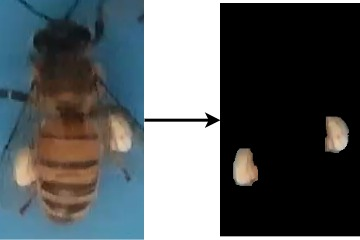
#> input picture Images/Pollen_Segment.jpg, 360 x 240 px
$ python -i GUI.py   (imports and definitions only)
#> lines starting #> are read from the running program, lines starting #| are printed output that depends on the picture; after the words box and inside, x2 and y2 are one past the last pixel; in counts of white or black regions, pixels touching at a corner belong together
#> further down, picture is the input picture: shape (240, 360, 3); mean B, G, R 97, 95.2, 90
import sys
from PyQt5.QtWidgets import *
from PyQt5.QtGui import *
from PyQt5.QtCore import *
import cv2
import numpy as np


def pro_img(image):

    noise_height = max(0, min(image.shape[0], 50))
#> noise_height = 50
    # Loại bỏ nhiễu bằng cách chuyển các pixel trong phía trên của ảnh thành màu đen
    image[:noise_height, :, :] = [0, 0, 0]
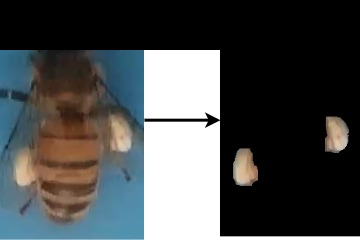
#> image: shape (240, 360, 3); mean B, G, R 76.7, 76.3, 73.9

    hsv_image = cv2.cvtColor(image, cv2.COLOR_BGR2HSV)
#> hsv_image: shape (240, 360, 3); mean H, S, V 20.6, 39.3, 83.7
    h_channel = hsv_image[:, :, 0]
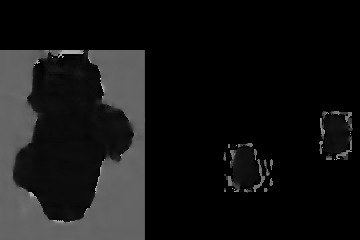
#> h_channel: shape (240, 360); min 0, max 177, mean 20.6

    lower_hue = 0
    upper_hue = 60
    hue_mask = cv2.inRange(h_channel, lower_hue, upper_hue)
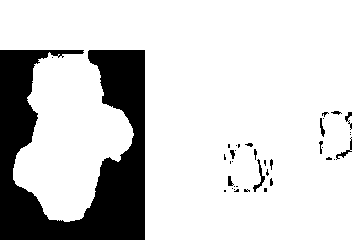
#> hue_mask: shape (240, 360); 82.1% white; 38 black regions (26 under 20 px), largest, box (x1, y1, x2, y2) and area: (0, 50, 145, 240) 14867, (253, 159, 265, 192) 99, (336, 137, 352, 160) 75

    image = cv2.bitwise_and(image, image, mask=hue_mask)
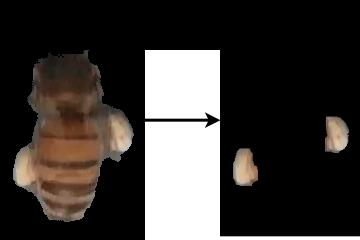
#> image: shape (240, 360, 3); mean B, G, R 54, 57, 61.1

    image = cv2.cvtColor(image,cv2.COLOR_BGR2RGB)

    hsv_image = cv2.cvtColor(image, cv2.COLOR_BGR2HSV)
#> hsv_image: shape (240, 360, 3); mean H, S, V 18.4, 19.1, 61.1
    hsv_image = hsv_image[:, :, 2]
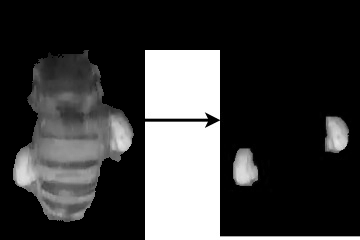
#> hsv_image: shape (240, 360); min 0, max 255, mean 61.1

    return hsv_image, image


# [71 lines left out: function pro_img1, not called in this run]


# [126 lines that did not run here, left out]


# [5 lines not run here, left out]

>>> import cv2
>>> picture = cv2.imread('Images/Pollen_Segment.jpg')
>>> result = pro_img(picture)

$ run again, on Images/GUI.png
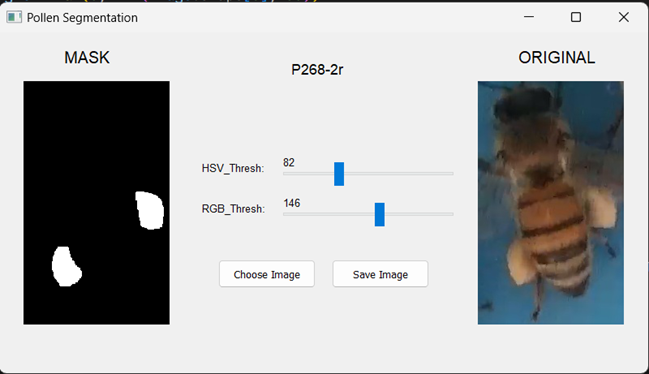
#> input picture Images/GUI.png, 649 x 374 px
#> picture is the input picture: shape (374, 649, 3); mean B, G, R 179.5, 179.1, 178.1
#> in pro_img, `hue_mask = cv2.inRange(h_channel, lower_hue, upper_hue)`:
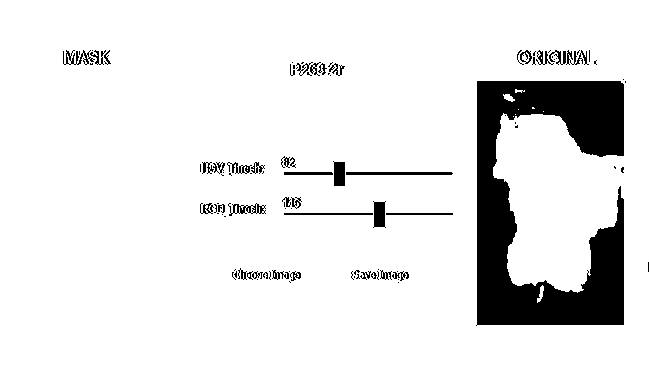
#> hue_mask: shape (374, 649); 90.3% white; 99 black regions (59 under 20 px), largest, box (x1, y1, x2, y2) and area: (476, 81, 624, 326) 19731, (346, 172, 453, 175) 319, (373, 201, 386, 228) 279
#> in pro_img, `hsv_image = hsv_image[:, :, 2]`:
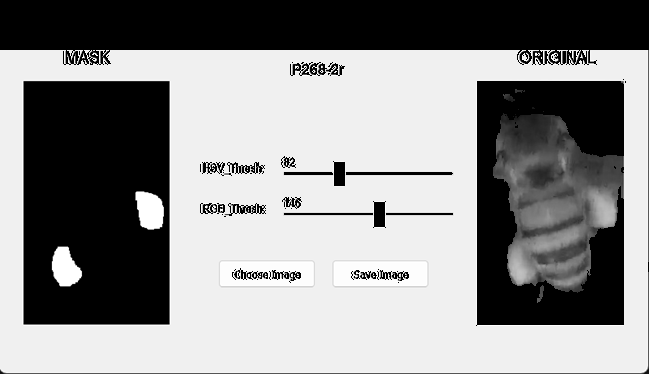
#> hsv_image: shape (374, 649); min 0, max 255, mean 140.6
